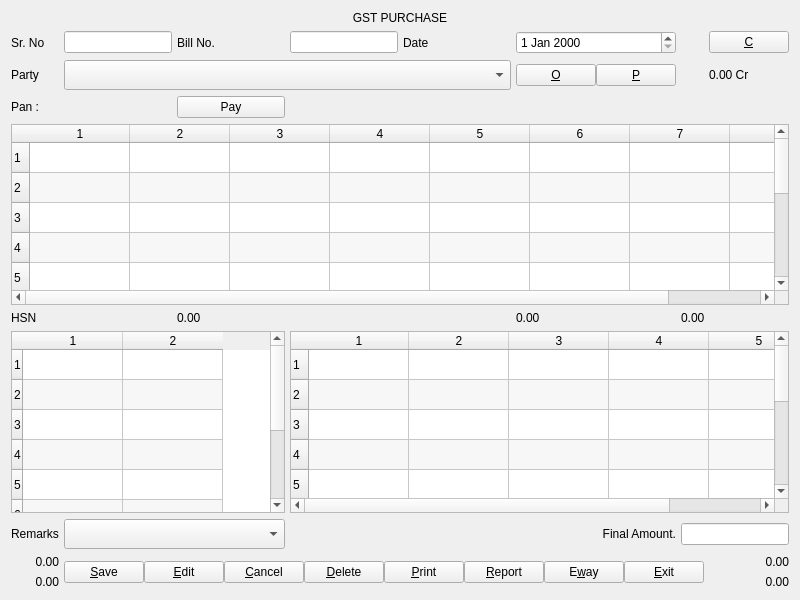
<?xml version="1.0" encoding="UTF-8"?>
<ui version="4.0">
 <class>PurchaseBill</class>
 <widget class="QWidget" name="PurchaseBill">
  <property name="geometry">
   <rect>
    <x>0</x>
    <y>0</y>
    <width>746</width>
    <height>600</height>
   </rect>
  </property>
  <property name="windowTitle">
   <string>Form</string>
  </property>
  <layout class="QGridLayout" name="gridLayout_2">
   <item row="0" column="0">
    <layout class="QGridLayout" name="gridLayout" columnstretch="0,0,0,0,0,0,0,0,0">
     <property name="horizontalSpacing">
      <number>5</number>
     </property>
     <item row="1" column="7">
      <widget class="QPushButton" name="pushButton_4">
       <property name="text">
        <string>&amp;C</string>
       </property>
      </widget>
     </item>
     <item row="1" column="1">
      <widget class="QLineEdit" name="lineEdit_2"/>
     </item>
     <item row="6" column="3" colspan="5">
      <widget class="QTableWidget" name="tableWidget_3">
       <property name="alternatingRowColors">
        <bool>true</bool>
       </property>
       <property name="rowCount">
        <number>10</number>
       </property>
       <property name="columnCount">
        <number>5</number>
       </property>
       <row/>
       <row/>
       <row/>
       <row/>
       <row/>
       <row/>
       <row/>
       <row/>
       <row/>
       <row/>
       <column/>
       <column/>
       <column/>
       <column/>
       <column/>
      </widget>
     </item>
     <item row="6" column="0" colspan="3">
      <widget class="QTableWidget" name="tableWidget_2">
       <property name="layoutDirection">
        <enum>Qt::LayoutDirection::LeftToRight</enum>
       </property>
       <property name="alternatingRowColors">
        <bool>true</bool>
       </property>
       <property name="rowCount">
        <number>9</number>
       </property>
       <property name="columnCount">
        <number>2</number>
       </property>
       <attribute name="verticalHeaderCascadingSectionResizes">
        <bool>false</bool>
       </attribute>
       <attribute name="verticalHeaderShowSortIndicator" stdset="0">
        <bool>false</bool>
       </attribute>
       <row/>
       <row/>
       <row/>
       <row/>
       <row/>
       <row/>
       <row/>
       <row/>
       <row/>
       <column/>
       <column/>
      </widget>
     </item>
     <item row="1" column="2">
      <widget class="QLabel" name="label_2">
       <property name="sizePolicy">
        <sizepolicy hsizetype="Preferred" vsizetype="Preferred">
         <horstretch>1</horstretch>
         <verstretch>0</verstretch>
        </sizepolicy>
       </property>
       <property name="text">
        <string>Bill No.</string>
       </property>
      </widget>
     </item>
     <item row="1" column="4">
      <widget class="QLabel" name="label_4">
       <property name="sizePolicy">
        <sizepolicy hsizetype="Preferred" vsizetype="Preferred">
         <horstretch>1</horstretch>
         <verstretch>0</verstretch>
        </sizepolicy>
       </property>
       <property name="text">
        <string>Date</string>
       </property>
      </widget>
     </item>
     <item row="7" column="1" colspan="2">
      <widget class="QComboBox" name="comboBox_2">
       <property name="sizePolicy">
        <sizepolicy hsizetype="Preferred" vsizetype="Preferred">
         <horstretch>0</horstretch>
         <verstretch>0</verstretch>
        </sizepolicy>
       </property>
       <property name="minimumSize">
        <size>
         <width>0</width>
         <height>30</height>
        </size>
       </property>
      </widget>
     </item>
     <item row="2" column="1" colspan="4">
      <widget class="QComboBox" name="comboBox">
       <property name="minimumSize">
        <size>
         <width>0</width>
         <height>30</height>
        </size>
       </property>
      </widget>
     </item>
     <item row="5" column="0" colspan="2">
      <widget class="QLabel" name="label_8">
       <property name="text">
        <string>HSN</string>
       </property>
      </widget>
     </item>
     <item row="2" column="7">
      <widget class="QLabel" name="label_6">
       <property name="text">
        <string>0.00 Cr</string>
       </property>
      </widget>
     </item>
     <item row="3" column="0" colspan="2">
      <widget class="QLabel" name="label_7">
       <property name="text">
        <string>Pan :</string>
       </property>
      </widget>
     </item>
     <item row="3" column="2">
      <widget class="QPushButton" name="pushButton">
       <property name="text">
        <string>Pay</string>
       </property>
      </widget>
     </item>
     <item row="5" column="2">
      <widget class="QLabel" name="label_9">
       <property name="text">
        <string>0.00</string>
       </property>
      </widget>
     </item>
     <item row="7" column="5">
      <widget class="QLabel" name="label_13">
       <property name="layoutDirection">
        <enum>Qt::LayoutDirection::LeftToRight</enum>
       </property>
       <property name="text">
        <string>Final Amount.</string>
       </property>
       <property name="alignment">
        <set>Qt::AlignmentFlag::AlignRight|Qt::AlignmentFlag::AlignTrailing|Qt::AlignmentFlag::AlignVCenter</set>
       </property>
      </widget>
     </item>
     <item row="7" column="0">
      <widget class="QLabel" name="label_12">
       <property name="sizePolicy">
        <sizepolicy hsizetype="Expanding" vsizetype="Preferred">
         <horstretch>2</horstretch>
         <verstretch>0</verstretch>
        </sizepolicy>
       </property>
       <property name="minimumSize">
        <size>
         <width>0</width>
         <height>0</height>
        </size>
       </property>
       <property name="text">
        <string>Remarks</string>
       </property>
      </widget>
     </item>
     <item row="0" column="0" colspan="8">
      <widget class="QLabel" name="label">
       <property name="text">
        <string>GST PURCHASE</string>
       </property>
       <property name="alignment">
        <set>Qt::AlignmentFlag::AlignCenter</set>
       </property>
      </widget>
     </item>
     <item row="7" column="6" colspan="2">
      <widget class="QLineEdit" name="lineEdit_3"/>
     </item>
     <item row="5" column="6" colspan="2">
      <widget class="QLabel" name="label_11">
       <property name="text">
        <string>0.00</string>
       </property>
      </widget>
     </item>
     <item row="2" column="5">
      <layout class="QHBoxLayout" name="horizontalLayout">
       <item>
        <widget class="QPushButton" name="pushButton_3">
         <property name="text">
          <string>&amp;O</string>
         </property>
        </widget>
       </item>
       <item>
        <widget class="QPushButton" name="pushButton_2">
         <property name="text">
          <string>&amp;P</string>
         </property>
        </widget>
       </item>
      </layout>
     </item>
     <item row="1" column="5">
      <widget class="QDateEdit" name="dateEdit"/>
     </item>
     <item row="2" column="0">
      <widget class="QLabel" name="label_5">
       <property name="text">
        <string>Party</string>
       </property>
      </widget>
     </item>
     <item row="1" column="0">
      <widget class="QLabel" name="label_3">
       <property name="sizePolicy">
        <sizepolicy hsizetype="Preferred" vsizetype="Preferred">
         <horstretch>1</horstretch>
         <verstretch>0</verstretch>
        </sizepolicy>
       </property>
       <property name="text">
        <string>Sr. No</string>
       </property>
      </widget>
     </item>
     <item row="1" column="3">
      <widget class="QLineEdit" name="lineEdit"/>
     </item>
     <item row="5" column="5">
      <widget class="QLabel" name="label_10">
       <property name="text">
        <string>0.00</string>
       </property>
      </widget>
     </item>
     <item row="4" column="0" colspan="8">
      <widget class="QTableWidget" name="tableWidget">
       <property name="verticalScrollBarPolicy">
        <enum>Qt::ScrollBarPolicy::ScrollBarAlwaysOn</enum>
       </property>
       <property name="alternatingRowColors">
        <bool>true</bool>
       </property>
       <property name="rowCount">
        <number>10</number>
       </property>
       <property name="columnCount">
        <number>8</number>
       </property>
       <row/>
       <row/>
       <row/>
       <row/>
       <row/>
       <row/>
       <row/>
       <row/>
       <row/>
       <row/>
       <column/>
       <column/>
       <column/>
       <column/>
       <column/>
       <column/>
       <column/>
       <column/>
      </widget>
     </item>
     <item row="8" column="7">
      <widget class="QLabel" name="label_16">
       <property name="text">
        <string>0.00</string>
       </property>
       <property name="alignment">
        <set>Qt::AlignmentFlag::AlignRight|Qt::AlignmentFlag::AlignTrailing|Qt::AlignmentFlag::AlignVCenter</set>
       </property>
      </widget>
     </item>
     <item row="9" column="7">
      <widget class="QLabel" name="label_17">
       <property name="text">
        <string>0.00</string>
       </property>
       <property name="alignment">
        <set>Qt::AlignmentFlag::AlignRight|Qt::AlignmentFlag::AlignTrailing|Qt::AlignmentFlag::AlignVCenter</set>
       </property>
      </widget>
     </item>
     <item row="9" column="0">
      <widget class="QLabel" name="label_15">
       <property name="text">
        <string>0.00</string>
       </property>
       <property name="alignment">
        <set>Qt::AlignmentFlag::AlignRight|Qt::AlignmentFlag::AlignTrailing|Qt::AlignmentFlag::AlignVCenter</set>
       </property>
      </widget>
     </item>
     <item row="8" column="0">
      <widget class="QLabel" name="label_14">
       <property name="text">
        <string>0.00</string>
       </property>
       <property name="alignment">
        <set>Qt::AlignmentFlag::AlignRight|Qt::AlignmentFlag::AlignTrailing|Qt::AlignmentFlag::AlignVCenter</set>
       </property>
      </widget>
     </item>
     <item row="8" column="1" rowspan="2" colspan="6">
      <layout class="QHBoxLayout" name="horizontalLayout_2">
       <item>
        <widget class="QPushButton" name="pushButton_9">
         <property name="text">
          <string>&amp;Save</string>
         </property>
        </widget>
       </item>
       <item>
        <widget class="QPushButton" name="pushButton_8">
         <property name="text">
          <string>&amp;Edit</string>
         </property>
        </widget>
       </item>
       <item>
        <widget class="QPushButton" name="pushButton_7">
         <property name="text">
          <string>&amp;Cancel</string>
         </property>
        </widget>
       </item>
       <item>
        <widget class="QPushButton" name="pushButton_6">
         <property name="text">
          <string>&amp;Delete</string>
         </property>
        </widget>
       </item>
       <item>
        <widget class="QPushButton" name="pushButton_5">
         <property name="text">
          <string>&amp;Print</string>
         </property>
        </widget>
       </item>
       <item>
        <widget class="QPushButton" name="pushButton_12">
         <property name="text">
          <string>&amp;Report</string>
         </property>
        </widget>
       </item>
       <item>
        <widget class="QPushButton" name="pushButton_11">
         <property name="text">
          <string>E&amp;way</string>
         </property>
        </widget>
       </item>
       <item>
        <widget class="QPushButton" name="pushButton_10">
         <property name="text">
          <string>&amp;Exit</string>
         </property>
        </widget>
       </item>
      </layout>
     </item>
    </layout>
   </item>
  </layout>
 </widget>
 <resources/>
 <connections/>
</ui>
